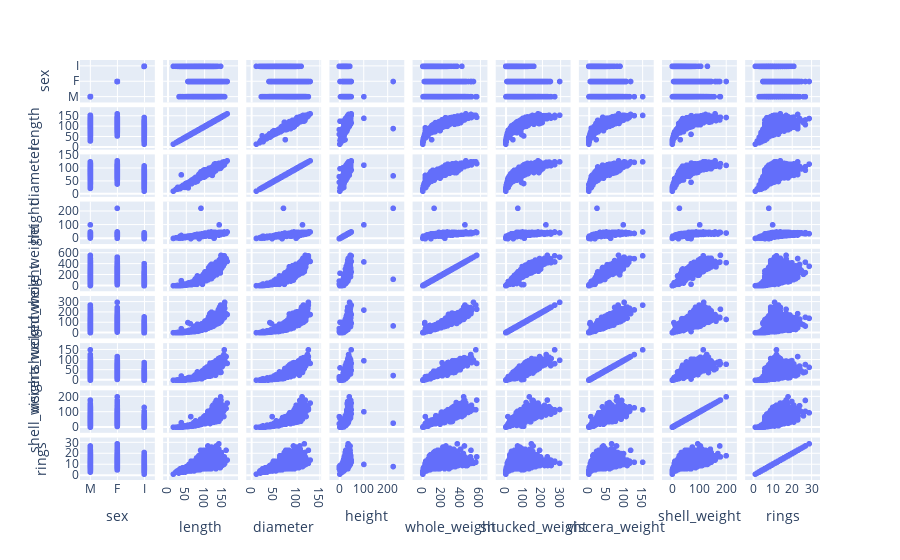

The code cell stored with this chart in its notebook:
### Markdown cell above
And again, the shape is fairly similar.

### Code cell
px.scatter_matrix(df, height=1500)

### Figure 1 — Plotly figure (JSON) as saved in the notebook; plotly's stock layout.template omitted (floating-point values rounded to 4 significant figures; data arrays with more than 128 entries replaced by an {"elided": "..."} marker saying what was removed)
{"data": [{"dimensions": [{"axis": {"matches": true}, "label": "sex", "values": {"elided": "4177 str values"}}, {"axis": {"matches": true}, "label": "length", "values": {"elided": "4177 int values"}}, {"axis": {"matches": true}, "label": "diameter", "values": {"elided": "4177 int values"}}, {"axis": {"matches": true}, "label": "height", "values": {"elided": "4177 int values"}}, {"axis": {"matches": true}, "label": "whole_weight", "values": {"elided": "4177 float values"}}, {"axis": {"matches": true}, "label": "shucked_weight", "values": {"elided": "4177 float values"}}, {"axis": {"matches": true}, "label": "viscera_weight", "values": {"elided": "4177 float values"}}, {"axis": {"matches": true}, "label": "shell_weight", "values": {"elided": "4177 float values"}}, {"axis": {"matches": true}, "label": "rings", "values": {"elided": "4177 int values"}}], "hovertemplate": "%{xaxis.title.text}=%{x}<br>%{yaxis.title.text}=%{y}<extra></extra>", "legendgroup": "", "marker": {"color": "#636efa", "symbol": "circle"}, "name": "", "showlegend": false, "type": "splom"}], "layout": {"autosize": true, "dragmode": "select", "legend": {"tracegroupgap": 0}, "margin": {"t": 60}, "xaxis": {"autorange": true, "range": [-0.211, 2.211], "type": "category"}, "xaxis2": {"autorange": true, "range": [-0.6145, 178.6], "type": "linear"}, "xaxis3": {"autorange": true, "range": [-1.555, 142.6], "type": "linear"}, "xaxis4": {"autorange": true, "range": [-23.84, 249.8], "type": "linear"}, "xaxis5": {"autorange": true, "range": [-59.18, 624.7], "type": "linear"}, "xaxis6": {"autorange": true, "range": [-31.18, 329.0], "type": "linear"}, "xaxis7": {"autorange": true, "range": [-15.93, 168.0], "type": "linear"}, "xaxis8": {"autorange": true, "range": [-20.87, 222.2], "type": "linear"}, "xaxis9": {"autorange": true, "range": [-1.954, 31.95], "type": "linear"}, "yaxis": {"autorange": true, "range": [-0.211, 2.211], "type": "category"}, "yaxis2": {"autorange": true, "range": [-0.6145, 178.6], "type": "linear"}, "yaxis3": {"autorange": true, "range": [-1.555, 142.6], "type": "linear"}, "yaxis4": {"autorange": true, "range": [-23.84, 249.8], "type": "linear"}, "yaxis5": {"autorange": true, "range": [-59.18, 624.7], "type": "linear"}, "yaxis6": {"autorange": true, "range": [-31.18, 329.0], "type": "linear"}, "yaxis7": {"autorange": true, "range": [-15.93, 168.0], "type": "linear"}, "yaxis8": {"autorange": true, "range": [-20.87, 222.2], "type": "linear"}, "yaxis9": {"autorange": true, "range": [-1.954, 31.95], "type": "linear"}}}
